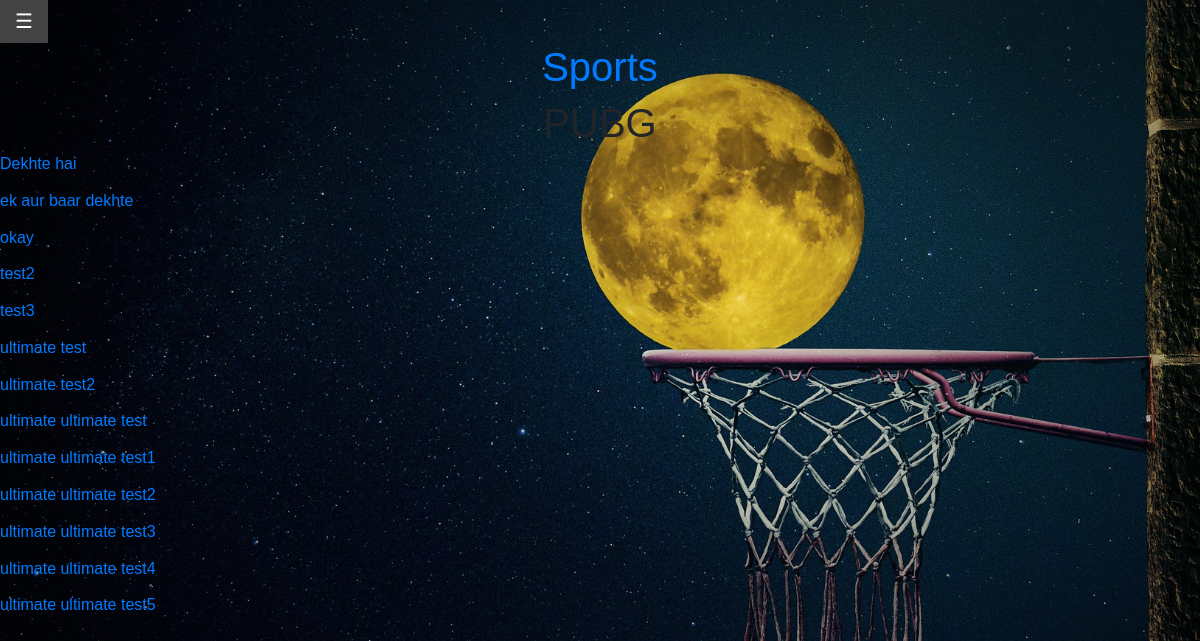
/pubg, run on an earlier commit of the app's database.
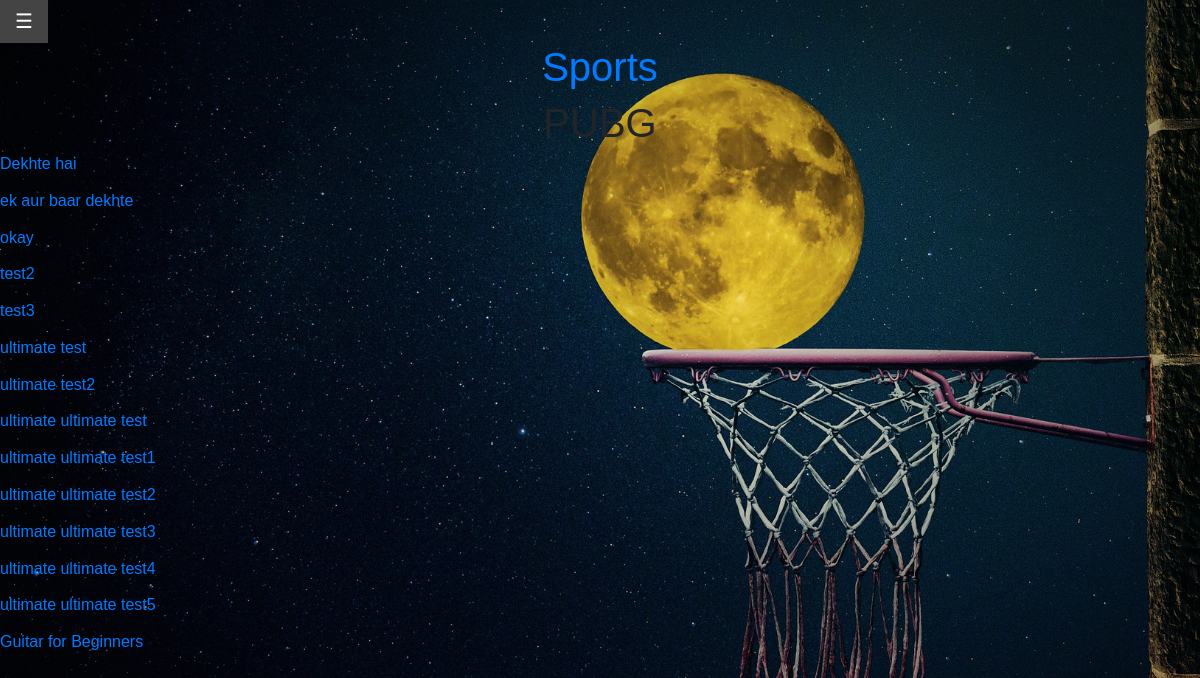
And on a later commit of the database.
### app1/models.py (models this page shows, shortened)
class Post(models.Model):
    user= models.CharField(max_length=100)
    title= models.CharField(max_length=100)
    location = models.CharField(max_length=100, default='online')
    content= models.TextField()
    category = models.CharField(max_length=30, default='others')
    url= models.SlugField(max_length=100, unique=False, blank=True, editable=False)

### app1/views.py (the view)
# urls.py: path('pubg', pubg_view, name='pubg'),
def pubg_view(request):
    display = []
    allposts= Post.objects.all()
    for post in allposts:
        if post.category=="pubg":
            display.append(post)
    context= {"allposts": display,
              }
    return render(request, 'sports/pubg.html', context)

### templates/sports/pubg.html
{% extends 'base.html' %}
{% block content%}
<h1>PUBG</h1>
{% for post in allposts %}
<a href='/posts/{{ post.url }}/'>{{ post.title }} </a>
<br><br>
{% endfor %}
{%endblock%}

### Templates/base.html (shortened to what this page needs)
{% load static %}
<!DOCTYPE HTML>
<html lang="en">
<head>
  <link rel="stylesheet" href="https://stackpath.bootstrapcdn.com/bootstrap/4.3.1/css/bootstrap.min.css">
  <link rel="stylesheet" href="{% static 'style.css' %}">
  <link rel="stylesheet" href="https://cdnjs.cloudflare.com/ajax/libs/font-awesome/4.7.0/css/font-awesome.min.css">
</head>
<body>
  <div class="page-header">
    <div id="main">
      <button class="openbtn" onclick="openNav()">☰</button>
    </div>
    <h1><a href="/" title="Home Page">Sports</a></h1>
  </div>
        {% block content %}
        {% endblock %}
</body>
</html>

### static/style.css (style rules this page uses)
html { height:100%; }
body { background: url('/static/login.jpg'); height: 100%; background-attachment: fixed; background-position: center; background-repeat: no-repeat; background-size: cover; margin: 0; padding: 0; border: 0; font-size: 100%; font: inherit; vertical-align: baseline; }
h1 { font-weight: 500; line-height: 1.2; text-align:center; }
.openbtn { font-size: 20px; cursor: pointer; background-color: #111; color: white; padding: 10px 15px; border: none; }
body { font-family: 'Mukta', sans-serif; }

What changed in the data, as far as the page shows it:
added Post: title "Guitar for Beginners"
